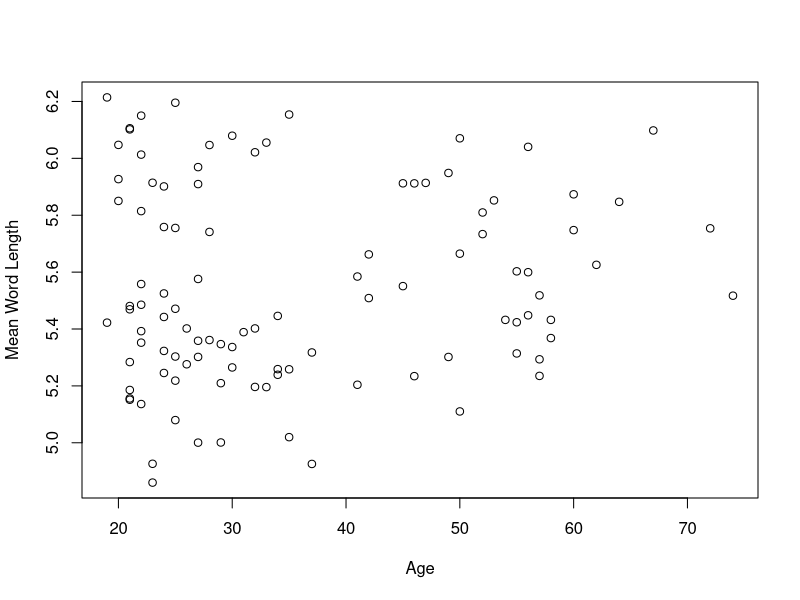

This chart was generated by the following R code:
#!/usr/bin/env Rscript

data             = read.csv("statistics/age-vs-mean-word-length.csv")
age              = data[,1]
mean_word_length = data[,2]

cor.test(age, mean_word_length)

pdf("plots/age-vs-mean-word-length.pdf")
plot(age, mean_word_length, xlab="Age", ylab="Mean Word Length")
